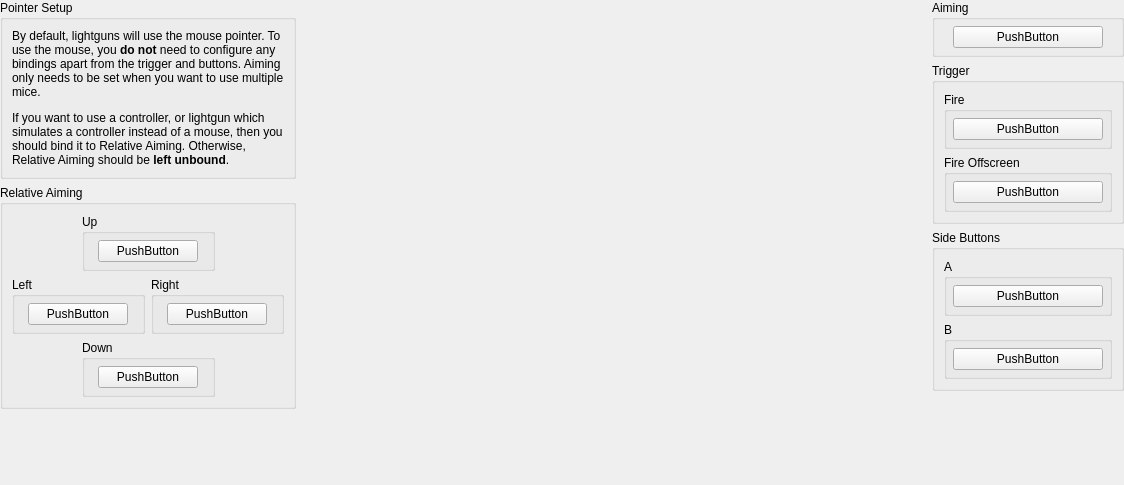
<?xml version="1.0" encoding="UTF-8"?>
<ui version="4.0">
 <class>ControllerBindingWidget_GunCon</class>
 <widget class="QWidget" name="ControllerBindingWidget_GunCon">
  <property name="geometry">
   <rect>
    <x>0</x>
    <y>0</y>
    <width>1124</width>
    <height>485</height>
   </rect>
  </property>
  <property name="sizePolicy">
   <sizepolicy hsizetype="MinimumExpanding" vsizetype="Preferred">
    <horstretch>0</horstretch>
    <verstretch>0</verstretch>
   </sizepolicy>
  </property>
  <property name="minimumSize">
   <size>
    <width>1000</width>
    <height>400</height>
   </size>
  </property>
  <layout class="QGridLayout" name="gridLayout_3">
   <property name="leftMargin">
    <number>0</number>
   </property>
   <property name="topMargin">
    <number>0</number>
   </property>
   <property name="rightMargin">
    <number>0</number>
   </property>
   <property name="bottomMargin">
    <number>0</number>
   </property>
   <item row="0" column="0">
    <layout class="QVBoxLayout" name="verticalLayout_5">
     <item>
      <widget class="QGroupBox" name="groupBox_18">
       <property name="title">
        <string>Pointer Setup</string>
       </property>
       <layout class="QVBoxLayout" name="verticalLayout_6">
        <item>
         <widget class="QLabel" name="label_4">
          <property name="text">
           <string>&lt;html&gt;&lt;head/&gt;&lt;body&gt;&lt;p&gt;By default, lightguns will use the mouse pointer. To use the mouse, you &lt;span style=&quot; font-weight:700;&quot;&gt;do not&lt;/span&gt; need to configure any bindings apart from the trigger and buttons. Aiming only needs to be set when you want to use multiple mice.&lt;/p&gt;&lt;p&gt;If you want to use a controller, or lightgun which simulates a controller instead of a mouse, then you should bind it to Relative Aiming. Otherwise, Relative Aiming should be &lt;span style=&quot; font-weight:700;&quot;&gt;left unbound&lt;/span&gt;.&lt;/p&gt;&lt;/body&gt;&lt;/html&gt;</string>
          </property>
          <property name="alignment">
           <set>Qt::AlignmentFlag::AlignLeading|Qt::AlignmentFlag::AlignLeft|Qt::AlignmentFlag::AlignTop</set>
          </property>
          <property name="wordWrap">
           <bool>true</bool>
          </property>
         </widget>
        </item>
       </layout>
      </widget>
     </item>
     <item>
      <widget class="QGroupBox" name="groupBox_20">
       <property name="title">
        <string extracomment="Try to use Sony's official terminology for this. A good place to start would be in the console or the DualShock 2's manual. If this element was officially translated to your language by Sony in later DualShocks, you may use that term.">Relative Aiming</string>
       </property>
       <layout class="QGridLayout" name="gridLayout_18">
        <item row="3" column="1" colspan="2">
         <widget class="QGroupBox" name="groupBox_21">
          <property name="title">
           <string>Down</string>
          </property>
          <layout class="QGridLayout" name="gridLayout_20">
           <property name="leftMargin">
            <number>6</number>
           </property>
           <property name="topMargin">
            <number>6</number>
           </property>
           <property name="rightMargin">
            <number>6</number>
           </property>
           <property name="bottomMargin">
            <number>6</number>
           </property>
           <item row="0" column="0">
            <widget class="InputBindingWidget" name="RelativeDown">
             <property name="minimumSize">
              <size>
               <width>100</width>
               <height>0</height>
              </size>
             </property>
             <property name="maximumSize">
              <size>
               <width>100</width>
               <height>16777215</height>
              </size>
             </property>
             <property name="text">
              <string notr="true">PushButton</string>
             </property>
            </widget>
           </item>
          </layout>
         </widget>
        </item>
        <item row="0" column="1" colspan="2">
         <widget class="QGroupBox" name="groupBox_23">
          <property name="title">
           <string>Up</string>
          </property>
          <layout class="QGridLayout" name="gridLayout_22">
           <property name="leftMargin">
            <number>6</number>
           </property>
           <property name="topMargin">
            <number>6</number>
           </property>
           <property name="rightMargin">
            <number>6</number>
           </property>
           <property name="bottomMargin">
            <number>6</number>
           </property>
           <item row="0" column="0">
            <widget class="InputBindingWidget" name="RelativeUp">
             <property name="minimumSize">
              <size>
               <width>100</width>
               <height>0</height>
              </size>
             </property>
             <property name="maximumSize">
              <size>
               <width>100</width>
               <height>16777215</height>
              </size>
             </property>
             <property name="text">
              <string notr="true">PushButton</string>
             </property>
            </widget>
           </item>
          </layout>
         </widget>
        </item>
        <item row="2" column="0" colspan="2">
         <widget class="QGroupBox" name="groupBox_22">
          <property name="title">
           <string>Left</string>
          </property>
          <layout class="QGridLayout" name="gridLayout_21">
           <property name="leftMargin">
            <number>6</number>
           </property>
           <property name="topMargin">
            <number>6</number>
           </property>
           <property name="rightMargin">
            <number>6</number>
           </property>
           <property name="bottomMargin">
            <number>6</number>
           </property>
           <item row="0" column="0">
            <widget class="InputBindingWidget" name="RelativeLeft">
             <property name="minimumSize">
              <size>
               <width>100</width>
               <height>0</height>
              </size>
             </property>
             <property name="maximumSize">
              <size>
               <width>100</width>
               <height>16777215</height>
              </size>
             </property>
             <property name="text">
              <string notr="true">PushButton</string>
             </property>
            </widget>
           </item>
          </layout>
         </widget>
        </item>
        <item row="2" column="2" colspan="2">
         <widget class="QGroupBox" name="groupBox_24">
          <property name="title">
           <string>Right</string>
          </property>
          <layout class="QGridLayout" name="gridLayout_23">
           <property name="leftMargin">
            <number>6</number>
           </property>
           <property name="topMargin">
            <number>6</number>
           </property>
           <property name="rightMargin">
            <number>6</number>
           </property>
           <property name="bottomMargin">
            <number>6</number>
           </property>
           <item row="0" column="0">
            <widget class="InputBindingWidget" name="RelativeRight">
             <property name="minimumSize">
              <size>
               <width>100</width>
               <height>0</height>
              </size>
             </property>
             <property name="maximumSize">
              <size>
               <width>100</width>
               <height>16777215</height>
              </size>
             </property>
             <property name="text">
              <string notr="true">PushButton</string>
             </property>
            </widget>
           </item>
          </layout>
         </widget>
        </item>
       </layout>
      </widget>
     </item>
     <item>
      <spacer name="verticalSpacer_5">
       <property name="orientation">
        <enum>Qt::Orientation::Vertical</enum>
       </property>
       <property name="sizeHint" stdset="0">
        <size>
         <width>0</width>
         <height>0</height>
        </size>
       </property>
      </spacer>
     </item>
    </layout>
   </item>
   <item row="0" column="1">
    <layout class="QGridLayout" name="gridLayout_2">
     <item row="1" column="0">
      <spacer name="horizontalSpacer">
       <property name="orientation">
        <enum>Qt::Orientation::Horizontal</enum>
       </property>
       <property name="sizeHint" stdset="0">
        <size>
         <width>35</width>
         <height>263</height>
        </size>
       </property>
      </spacer>
     </item>
     <item row="1" column="1" colspan="2">
      <widget class="QLabel" name="label_3">
       <property name="sizePolicy">
        <sizepolicy hsizetype="Fixed" vsizetype="Fixed">
         <horstretch>0</horstretch>
         <verstretch>0</verstretch>
        </sizepolicy>
       </property>
       <property name="maximumSize">
        <size>
         <width>400</width>
         <height>266</height>
        </size>
       </property>
       <property name="text">
        <string/>
       </property>
       <property name="pixmap">
        <pixmap resource="resources/librestation-qt.qrc">:/controllers/guncon.svg</pixmap>
       </property>
       <property name="scaledContents">
        <bool>true</bool>
       </property>
      </widget>
     </item>
     <item row="1" column="3">
      <spacer name="horizontalSpacer_2">
       <property name="orientation">
        <enum>Qt::Orientation::Horizontal</enum>
       </property>
       <property name="sizeHint" stdset="0">
        <size>
         <width>36</width>
         <height>263</height>
        </size>
       </property>
      </spacer>
     </item>
     <item row="0" column="1" colspan="2">
      <spacer name="verticalSpacer_2">
       <property name="orientation">
        <enum>Qt::Orientation::Vertical</enum>
       </property>
       <property name="sizeHint" stdset="0">
        <size>
         <width>20</width>
         <height>40</height>
        </size>
       </property>
      </spacer>
     </item>
     <item row="2" column="1" colspan="2">
      <spacer name="verticalSpacer_3">
       <property name="orientation">
        <enum>Qt::Orientation::Vertical</enum>
       </property>
       <property name="sizeHint" stdset="0">
        <size>
         <width>20</width>
         <height>40</height>
        </size>
       </property>
      </spacer>
     </item>
    </layout>
   </item>
   <item row="0" column="2">
    <layout class="QVBoxLayout" name="verticalLayout">
     <item>
      <widget class="QGroupBox" name="groupBox_7">
       <property name="title">
        <string>Aiming</string>
       </property>
       <layout class="QGridLayout" name="gridLayout_10">
        <property name="leftMargin">
         <number>6</number>
        </property>
        <property name="topMargin">
         <number>6</number>
        </property>
        <property name="rightMargin">
         <number>6</number>
        </property>
        <property name="bottomMargin">
         <number>6</number>
        </property>
        <item row="0" column="0">
         <widget class="InputBindingWidget" name="Pointer">
          <property name="minimumSize">
           <size>
            <width>150</width>
            <height>0</height>
           </size>
          </property>
          <property name="maximumSize">
           <size>
            <width>150</width>
            <height>16777215</height>
           </size>
          </property>
          <property name="text">
           <string>PushButton</string>
          </property>
         </widget>
        </item>
       </layout>
      </widget>
     </item>
     <item>
      <widget class="QGroupBox" name="groupBox_8">
       <property name="title">
        <string>Trigger</string>
       </property>
       <layout class="QGridLayout" name="gridLayout_24">
        <item row="2" column="0" colspan="2">
         <widget class="QGroupBox" name="groupBox_9">
          <property name="title">
           <string>Fire Offscreen</string>
          </property>
          <layout class="QGridLayout" name="gridLayout_25">
           <property name="leftMargin">
            <number>6</number>
           </property>
           <property name="topMargin">
            <number>6</number>
           </property>
           <property name="rightMargin">
            <number>6</number>
           </property>
           <property name="bottomMargin">
            <number>6</number>
           </property>
           <item row="0" column="0">
            <widget class="InputBindingWidget" name="ShootOffscreen">
             <property name="minimumSize">
              <size>
               <width>150</width>
               <height>0</height>
              </size>
             </property>
             <property name="maximumSize">
              <size>
               <width>150</width>
               <height>16777215</height>
              </size>
             </property>
             <property name="text">
              <string>PushButton</string>
             </property>
            </widget>
           </item>
          </layout>
         </widget>
        </item>
        <item row="0" column="0" colspan="2">
         <widget class="QGroupBox" name="groupBox_25">
          <property name="title">
           <string>Fire</string>
          </property>
          <layout class="QGridLayout" name="gridLayout_26">
           <property name="leftMargin">
            <number>6</number>
           </property>
           <property name="topMargin">
            <number>6</number>
           </property>
           <property name="rightMargin">
            <number>6</number>
           </property>
           <property name="bottomMargin">
            <number>6</number>
           </property>
           <item row="0" column="0">
            <widget class="InputBindingWidget" name="Trigger">
             <property name="minimumSize">
              <size>
               <width>150</width>
               <height>0</height>
              </size>
             </property>
             <property name="maximumSize">
              <size>
               <width>150</width>
               <height>16777215</height>
              </size>
             </property>
             <property name="text">
              <string>PushButton</string>
             </property>
            </widget>
           </item>
          </layout>
         </widget>
        </item>
       </layout>
      </widget>
     </item>
     <item>
      <widget class="QGroupBox" name="groupBox_26">
       <property name="title">
        <string>Side Buttons</string>
       </property>
       <layout class="QGridLayout" name="gridLayout_27">
        <item row="2" column="0" colspan="2">
         <widget class="QGroupBox" name="groupBox_27">
          <property name="title">
           <string>B</string>
          </property>
          <layout class="QGridLayout" name="gridLayout_28">
           <property name="leftMargin">
            <number>6</number>
           </property>
           <property name="topMargin">
            <number>6</number>
           </property>
           <property name="rightMargin">
            <number>6</number>
           </property>
           <property name="bottomMargin">
            <number>6</number>
           </property>
           <item row="0" column="0">
            <widget class="InputBindingWidget" name="B">
             <property name="minimumSize">
              <size>
               <width>150</width>
               <height>0</height>
              </size>
             </property>
             <property name="maximumSize">
              <size>
               <width>150</width>
               <height>16777215</height>
              </size>
             </property>
             <property name="text">
              <string>PushButton</string>
             </property>
            </widget>
           </item>
          </layout>
         </widget>
        </item>
        <item row="0" column="0" colspan="2">
         <widget class="QGroupBox" name="groupBox_28">
          <property name="title">
           <string>A</string>
          </property>
          <layout class="QGridLayout" name="gridLayout_29">
           <property name="leftMargin">
            <number>6</number>
           </property>
           <property name="topMargin">
            <number>6</number>
           </property>
           <property name="rightMargin">
            <number>6</number>
           </property>
           <property name="bottomMargin">
            <number>6</number>
           </property>
           <item row="0" column="0">
            <widget class="InputBindingWidget" name="A">
             <property name="minimumSize">
              <size>
               <width>150</width>
               <height>0</height>
              </size>
             </property>
             <property name="maximumSize">
              <size>
               <width>150</width>
               <height>16777215</height>
              </size>
             </property>
             <property name="text">
              <string>PushButton</string>
             </property>
            </widget>
           </item>
          </layout>
         </widget>
        </item>
       </layout>
      </widget>
     </item>
     <item>
      <spacer name="verticalSpacer_4">
       <property name="orientation">
        <enum>Qt::Orientation::Vertical</enum>
       </property>
       <property name="sizeHint" stdset="0">
        <size>
         <width>0</width>
         <height>0</height>
        </size>
       </property>
      </spacer>
     </item>
    </layout>
   </item>
   <item row="1" column="1">
    <spacer name="verticalSpacer">
     <property name="orientation">
      <enum>Qt::Orientation::Vertical</enum>
     </property>
     <property name="sizeHint" stdset="0">
      <size>
       <width>20</width>
       <height>40</height>
      </size>
     </property>
    </spacer>
   </item>
  </layout>
 </widget>
 <customwidgets>
  <customwidget>
   <class>InputBindingWidget</class>
   <extends>QPushButton</extends>
   <header>inputbindingwidgets.h</header>
  </customwidget>
 </customwidgets>
 <resources>
  <include location="resources/librestation-qt.qrc"/>
 </resources>
 <connections/>
</ui>
